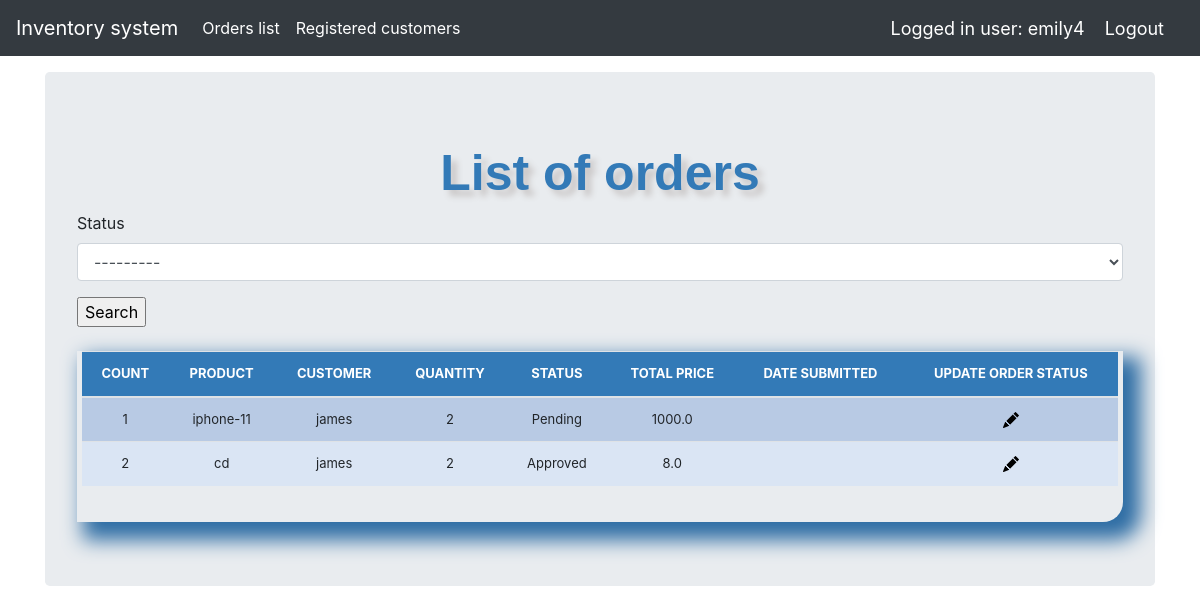
Screenshot of /employee/ (signed in) with the database file from the repository.
### invmanagement/models.py (models this page shows, shortened)
class Order(models.Model):
    product = models.ForeignKey(Product, on_delete=models.SET_NULL, blank=True, null=True )
    user = models.ForeignKey(User, on_delete=models.SET_NULL, blank=True, null=True, related_name='%(class)s_groups')
    customer = models.ForeignKey(Customer, on_delete=models.SET_NULL, null=True)
    date = models.DateTimeField(default=datetime.datetime.today)
    status = models.CharField(max_length=50, null=True, blank=True, choices=STATUS)
    quantity = models.IntegerField(default='0', blank=False, null=True)
    total_price = models.FloatField(max_length=50, null=True)
    phone = models.CharField(max_length=10, null=True)
    address = models.CharField(max_length=100, null=True)

class Product(models.Model):
    category = models.CharField(max_length=50, blank=True, choices=category_choice)
    prod_name = models.CharField(max_length=50, blank=True, null=True)
    quantity = models.IntegerField(default='0', blank=False, null=True)
    availability = models.BooleanField(default=False)
    last_updated = models.DateTimeField(auto_now_add=False, auto_now=True)
    price = models.IntegerField(default=0, blank=False)
    def __str__(self):
        return self.prod_name

### invmanagement/authentications.py (the view)
		def wrapper_func(request, *args, **kwargs):
			group = None
			if request.user.groups.exists():
				group = request.user.groups.all()[0].name
			if group in allowed_roles:
				return view_func(request, *args, **kwargs)
			else:
				return HttpResponse('You are not authorized to view this page')

### invmanagement/forms.py
class OrderSearchForm(forms.ModelForm):
    class Meta:
        model = Order
        fields = ['status']

### invmanagement/authentications.py (called while the page is built)
def allowed_users(allowed_roles=[]):
	def decorator(view_func):
		def wrapper_func(request, *args, **kwargs):
			group = None
			if request.user.groups.exists():
				group = request.user.groups.all()[0].name
			if group in allowed_roles:
				return view_func(request, *args, **kwargs)
			else:
				return HttpResponse('You are not authorized to view this page')
		return wrapper_func
	return decorator

### invmanagement/views.py (called while the page is built, shortened)
@login_required(login_url='login')
@allowed_users(allowed_roles=['employee'])
def orders(request):
    header = 'List of orders'
    form = OrderSearchForm(request.POST or None)
    queryset = Order.objects.filter(user__groups__name='customer')
    context = {
        "form": form,
        "header": header,
        "queryset": queryset,
    }
    return render(request, "list_orders.html", context)

### invmanagement/templates/list_orders.html (shortened to what this page needs)
{% load static %}
{% load crispy_forms_tags %}
<!doctype html>
<html lang="en">
<head>
    <link href="{% static '/css/stylesheet.css' %}" rel="stylesheet">
    <link href="{% static '/css/bootstrap.min.css' %}" rel="stylesheet">
    <link href="{% static 'css/navbar-top-fixed.css' %}" rel="stylesheet">
</head>
<body id="bg">
{% include 'navbar.html' %}
<main role="main" class="container">
    <div class="jumbotron">
        <div class="header">{{ header }}</div>
        <form method='POST' action=''>{% csrf_token %}
            {{ form|crispy }}
            <input type="submit" value='Search'/>
        </form>
        <br>
        <div class="display_table">
            <table class='table'>
                <thead>
                <tr>
                    <th>COUNT</th>
                    <th>PRODUCT</th>
                    <th>CUSTOMER</th>
                    <th>QUANTITY</th>
                    <th>STATUS</th>
                    <th>TOTAL PRICE</th>
                    <th>DATE SUBMITTED</th>
                    <th>UPDATE ORDER STATUS</th>
                </tr>
                </thead>
                {% for instance in queryset %}
                    <tr>
                        <td>{{ forloop.counter }}</td>
                        <td>{{ instance.product }}</td>
                        <td>{{ instance.user }}</td>
                        <td>{{ instance.quantity }}</td>
                        <td>{{ instance.status }}</td>
                        <td>{{ instance.total_price }}</td>
                        <td>{{ instance.date_created }}</td>
                        <td><a href="{% url 'update_order' instance.id %}"><img
        src="{% static 'img/pencil-fill.svg' %}"></a></td>
                    </tr>
                {% endfor %}
            </table>
        </div>
    </div>
</main>
</body>
</html>

### invmanagement/templates/navbar.html (shortened to what this page needs)
{% load static %}
<nav class="navbar navbar-expand-md navbar-dark fixed-top bg-dark">
    <a class="navbar-brand" href="/">Inventory system</a>
    <div class="collapse navbar-collapse" id="navbarCollapse">
        <ul class="navbar-nav mr-auto">
            {% if request.user.groups.all.0.name == "employee"  %}
                <li class="nav-item active">
                    <a class="nav-link" href="/employee">Orders list</a>
                </li>
                <li class="nav-item active">
                    <a class="nav-link" href="/employee/customers">Registered customers</a>
                </li>
            {% endif %}
        </ul>
        <span class="hello-msg">Logged in user: {{ request.user }}</span>
        <span><a class="hello-msg" href="{% url 'logout' %}">Logout</a></span>
    </div>
</nav>

### static/css/stylesheet.css (style rules this page uses)
body { background-color: #34eb6b; }
.table { font-size: 13px; text-align: center; width: 95%; margin: auto; }
.table tr:nth-child(odd) { background: #B8CAE4 }
.table tr:nth-child(even) { background: #dae5f4 }
th { background-color: #337ab7; color: white; }
.display_table { border-bottom-right-radius: 20px; padding-left: 5px; padding-right: 5px; padding-bottom: 20px; box-shadow: 12px 12px 20px 6px #2e6da4; }
.header { font-family: helvetica; color: #337ab7; font-size: 50px; text-align: center; width: 100%; text-shadow: 6px 6px 6px #c9c6c6; display: block; font-weight: bolder; }

### static/css/navbar-top-fixed.css (style rules this page uses)
body { min-height: 75rem; padding-top: 4.5rem; }

### invmanagement/templates/navbar.html (style rules this page uses)
.hello-msg { font-size: 18px; color: #fff; margin-right: 20px; }

### rows the page displays
Order: product "iphone-11", user "james", quantity "2", status "Pending", total_price "1000.0"
Order: product "cd", user "james", quantity "2", status "Approved", total_price "8.0"

### other values shown
{{ request.user }} "emily4"
{{ header }} "List of orders"
